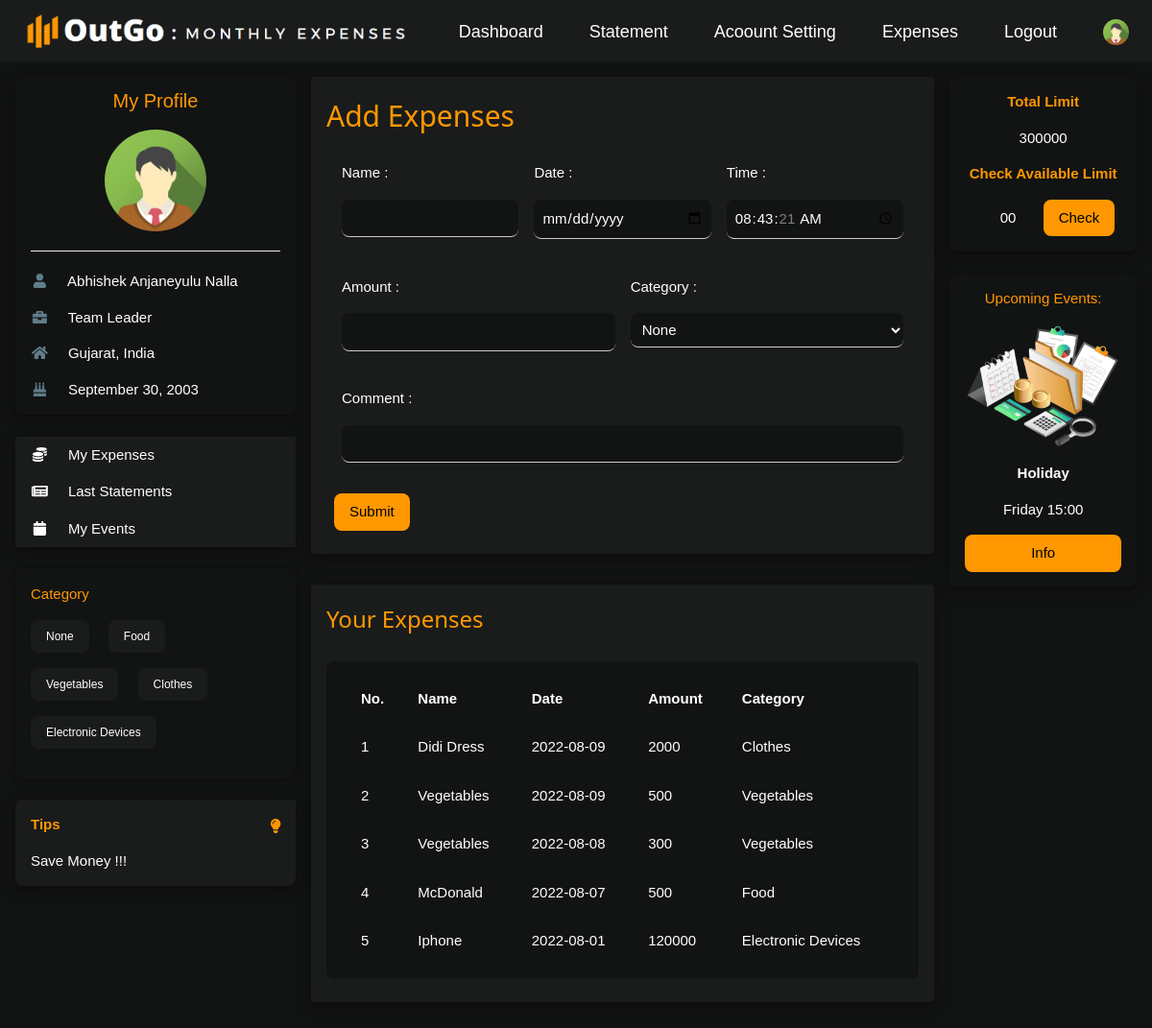
/user/dashboard.php (signed in), run on the app's committed database.
### tables this page shows
CREATE TABLE `tbl_user` (
  `u_id` int(11) NOT NULL,
  `name` varchar(255) DEFAULT NULL,
  `username` varchar(255) DEFAULT NULL,
  `email` varchar(255) NOT NULL,
  `phone_no` varchar(10) DEFAULT NULL,
  `password` varchar(100) NOT NULL,
  `dob` date DEFAULT NULL,
  `age` int(11) DEFAULT NULL,
  `job` varchar(255) DEFAULT NULL,
  `salary` int(11) DEFAULT NULL,
  `expense_limit` int(11) DEFAULT NULL,
  `address` varchar(255) DEFAULT NULL,
  `city` varchar(255) DEFAULT NULL,
  `state` varchar(255) DEFAULT NULL,
  `country` varchar(255) DEFAULT NULL,
  `bio` varchar(510) DEFAULT NULL,
  `log` int(11) NOT NULL DEFAULT 0,
  `joined_since` date DEFAULT NULL
);

CREATE TABLE `tbl_category` (
  `c_id` int(11) NOT NULL,
  `cname` varchar(255) NOT NULL,
  `createdAt` date NOT NULL
);

CREATE TABLE `tbl_expenses` (
  `e_id` int(11) NOT NULL,
  `u_id` int(11) NOT NULL,
  `ename` varchar(255) NOT NULL,
  `date` date NOT NULL,
  `time` time DEFAULT NULL,
  `amount` varchar(10) NOT NULL,
  `category` varchar(255) NOT NULL,
  `comment` varchar(255) DEFAULT NULL
);

### user/dashboard.php (the view, shortened to what this page needs)
<?php
    if(isset($_SESSION['user']))
    {
        include '../connection.php';
        $userId=$_SESSION['user'];
        $ttl_amt=0;
        $userDetails="SELECT * FROM tbl_user WHERE u_id='$userId'";
        $userDetailsResult=mysqli_query($conn,$userDetails);
        $userInfo=mysqli_fetch_assoc($userDetailsResult);
        $userName=$userInfo['name'];
        $userJob=$userInfo['job'];
        $userState=$userInfo['state'];
        $userCountry=$userInfo['country'];
        $dob=$userInfo['dob'];
        $date1=date_create($dob);
        $dob=date_format($date1,"F d, Y");
        $fetchExpenses="SELECT * FROM tbl_expenses WHERE u_id='$userId'";
        $fetchExpensesResult=mysqli_query($conn,$fetchExpenses);
        $allExpenses=mysqli_fetch_all($fetchExpensesResult,MYSQLI_ASSOC);
        foreach($allExpenses as $exp)
        {
            $amt=$exp['amount'];
            $ttl_amt=$ttl_amt+$amt;
        }
        $total_limit=$userInfo['expense_limit'];
        $limit=$total_limit-$ttl_amt;
        $fetchCategory="SELECT * FROM tbl_category";
        $fetchCategoryResult=mysqli_query($conn,$fetchCategory);
        $allCategory=mysqli_fetch_all($fetchCategoryResult,MYSQLI_ASSOC);
        ?>
<!DOCTYPE html>
<html>
<head>
    <link rel="stylesheet" href="../dj-style.css">
    <link rel="stylesheet" href="https://use.fontawesome.com/releases/v5.0.7/css/all.css">
</head>
<body class="dj-premium">
    <div class="dj-top">
        <div class="dj-bar dj-silver dj-left-align dj-large">
            <a href="#" class="dj-bar-item dj-padding-large"><img src="../images/1111.png" width="400rem"
                    height="40rem"></a>
            <a href="#" class="dj-bar-item dj-hide-small dj-right dj-padding-large dj-remove-underline"
                style="margin-top: 0.5rem;" title="My Account">
                <img src="../images/avatar.png" class="dj-circle" style="height:27px;width:27px" alt="Avatar">
            </a>
            <a href="../logout.php" class="dj-bar-item dj-hide-small dj-padding-large dj-remove-underline dj-right"
                style="margin-top: 0.5rem;" title="Logout">Logout</a>
            <a href="myexpenses.php" class="dj-bar-item dj-hide-small dj-padding-large dj-remove-underline dj-right"
                style="margin-top: 0.5rem;" title="Expenses">Expenses</a>
            <a href="#" class="dj-bar-item dj-hide-small dj-padding-large dj-remove-underline dj-right"
                style="margin-top: 0.5rem;" title="Account Settings">Acoount Setting</a>
            <a href="statement.php" class="dj-bar-item dj-hide-small dj-padding-large dj-remove-underline dj-right"
                style="margin-top: 0.5rem;" title="Statement">Statement</a>
            <a href="dashboard.php" class="dj-bar-item dj-hide-small dj-padding-large dj-remove-underline dj-right"
                style="margin-top: 0.5rem;" title="Statement">Dashboard</a>
        </div>
    </div>
    <div class="dj-container dj-content" style="max-width:1400px;margin-top:80px">
        <div class="dj-row">
            <div class="dj-col m3">
                <div class="dj-card-4 dj-round-large dj-premium dj-hover-shadow-white">
                    <div class="dj-container">
                        <h4 class="dj-center dj-text-orange"><a href="myprofile.php" style="text-decoration: none;">My
                                Profile</a></h4>
                        <p class="dj-center"><img src="../images/avatar.png" class="dj-circle"
                                style="height:106px;width:106px" alt="Avatar"></p>
                        <hr>
                        <p><i class="fa fa-user fa-fw dj-margin-right dj-text-theme"></i> <?php echo $userName; ?></p>
                        <p><i class="fa fa-briefcase fa-fw dj-margin-right dj-text-theme"></i> <?php echo $userJob; ?>
                        </p>
                        <p><i class="fa fa-home fa-fw dj-margin-right dj-text-theme"></i>
                            <?php echo "$userState, ".$userCountry; ?></p>
                        <p><i class="fa fa-birthday-cake fa-fw dj-margin-right dj-text-theme"></i> <?php echo $dob; ?>
                        </p>
                    </div>
                </div>
                <br>
                <div class="dj-card-4 dj-round-large dj-hover-shadow-white">
                    <div class="dj-silver">
                        <button onclick="myFunction('Demo1')" class="dj-button dj-block dj-left-align"><i
                                class="fa fa-coins fa-fw dj-margin-right"></i> My Expenses</button>
                        <button onclick="myFunction('Demo2')" class="dj-button dj-block dj-left-align"><i
                                class="fa fa-newspaper fa-fw dj-margin-right"></i> Last Statements</button>
                        <button onclick="myFunction('Demo3')" class="dj-button dj-block dj-left-align"><i
                                class="fa fa-calendar fa-fw dj-margin-right"></i> My Events</button>
                    </div>
                </div>
                <br>
                <div class="dj-card dj-round-large dj-premium dj-hide-small dj-hover-shadow-white">
                    <div class="dj-container">
                        <p class="dj-text-orange">Category</p>
                        <p>
                            <?php
                            foreach($allCategory as $cat)
                            {
                                $ca_name=$cat['cname'];
                            ?>
                            <span
                                class="dj-tag dj-small dj-silver dj-round-large dj-padding dj-margin-bottom dj-margin-right"><?php echo $ca_name; ?></span>
                            <?php
                            }
                            ?>
                        </p>
                    </div>
                </div>
                <br>
                <div
                    class="dj-container dj-display-container dj-round-large dj-silver dj-card-4 dj-margin-bottom dj-hide-small dj-hover-shadow-white">
                    <span onclick="this.parentElement.style.display='none'" class="dj-button dj-display-topright">
                        <i class="fa fa-lightbulb dj-text-orange" style="margin-top: 12px;"></i>
                    </span>
                    <p class="dj-text-orange"><strong>Tips</strong></p>
                    <p>Save Money !!!</p>
                </div>
            </div>
            <div class="dj-col m7">
                <div class="dj-row-padding">
                    <div class="dj-col m12">
                        <div class="dj-card-4 dj-round dj-silver dj-hover-shadow-white">
                            <div class="dj-container dj-padding dj-margin-bottom">
                                <h2 class="dj-text-orange">Add Expenses</h2>
                                <form action="" method="post">
                                    <div class="dj-row-padding">
                                        <div class="dj-third">
                                            <span class="dj-left dj-padding-16">Name :</span>
                                            <input type="text" class="dj-input dj-round-large dj-premium" name="name"
                                                required>
                                        </div>
                                        <div class="dj-third">
                                            <span class="dj-left dj-padding-16">Date :</span>
                                            <input type="date" placeholder="yyyy-mm-dd"
                                                class="dj-input dj-round-large dj-premium" name="date" required>
                                        </div>
                                        <div class="dj-third">
                                            <span class="dj-left dj-padding-16">Time :</span>
                                            <input type="time" value="<?php echo date("h:i:s");   ?>"
                                                class="dj-input dj-round-large dj-premium" name="time">
                                        </div>
                                    </div><br>
                                    <div class="dj-row-padding">
                                        <div class="dj-half">
                                            <span class="dj-left dj-padding-16">Amount :</span>
                                            <input type="number" class="dj-input dj-round-large dj-premium"
                                                name="amount" required>
                                        </div>
                                        <div class="dj-half">
                                            <span class="dj-left dj-padding-16">Category :</span>
                                            <select class="dj-input dj-round-large dj-premium" name="category" required>
                                                <?php
                                                foreach($allCategory as $cat)
                                                {
                                                    $cname=$cat['cname'];
                                                ?>
                                                <option value="<?php echo $cname; ?>"><?php echo $cname; ?></option>
                                                <?php
                                                }
                                                ?>
                                            </select>
                                        </div>
                                        <div class="dj-row-padding">
                                            <br>
                                            <span class="dj-left dj-padding-16">Comment :</span>
                                            <input type="text" class="dj-input dj-round-large dj-premium" name="comment"
                                                required>
                                        </div>
                                        <button name="btnaddexpen"
                                            class="dj-margin-top-32 dj-margin-bottom dj-button dj-orange dj-round-large">Submit</button>
                                </form>
                            </div>
                        </div>
                    </div>
                </div>
            </div>
            <div class="dj-card-4 dj-round dj-silver dj-hover-shadow-white dj-margin">
                <div class="dj-container dj-padding dj-margin-bottom">
                    <h3 class="dj-text-orange">Your Expenses</h3>
                    <table
                        class="dj-premium dj-margin-top dj-padding dj-round-large dj-hover-shadow-white dj-margin-bottom dj-left"
                        cellpadding="8" cellspacing="12" style="width:100% ;">
                        <tr style="text-align: left;">
                            <th>No.</th>
                            <th>Name</th>
                            <th>Date</th>
                            <th>Amount</th>
                            <th>Category</th>
                        </tr>
                        <?php
                                        $fetchTransaction="SELECT * FROM tbl_expenses WHERE u_id='$userId' ORDER BY date DESC LIMIT 7";
                                        $fetchTransactionResult=mysqli_query($conn,$fetchTransaction);
                                        $allTransaction=mysqli_fetch_all($fetchTransactionResult,MYSQLI_ASSOC);
                                        foreach($allTransaction as $transactionresult)
                                        {
                                            $index++;
                                    ?>
                        <tr>
                            <td><?php echo $index; ?></td>
                            <td><?php echo $transactionresult['ename']; ?></td>
                            <td><?php echo $transactionresult['date']; ?></td>
                            <td><?php echo $transactionresult['amount']; ?></td>
                            <td><?php echo $transactionresult['category']; ?></td>
                        </tr>
                        <?php
                                        }
                                    ?>
                    </table>
                </div>
            </div>
        </div>
        <div class="dj-col m2">
            <div class="dj-card-4 dj-round-large dj-premium dj-center dj-hover-shadow-white">
                <div class="dj-container">
                    <p class="dj-text-orange"><b>Total Limit</b></p>
                    <p><?php echo $total_limit; ?></p>
                    <p class="dj-text-orange"><b>Check Available Limit</b></p>
                    <div class="dj-row-padding dj-margin-bottom">
                        <?php
                        if(isset($_REQUEST['btnCheck']))
                        {
                        ?>
                        <div class="dj-half">
                            <button class="dj-padding dj-premium dj-round-large"
                                style="border: none;"><?php echo $limit; ?></button>
                        </div>
                        <?php
                        }
                        else
                        {
                        ?>
                        <div class="dj-half">
                            <button class="dj-padding dj-premium dj-round-large" style="border: none;">00</button>
                        </div>
                        <?php
                        }
                        ?>
                        <form action="" method="post">
                            <div class="dj-half">
                                <button name="btnCheck" class="dj-button dj-orange dj-round-large">Check</button>
                            </div>
                        </form>
                    </div>
                </div>
            </div>
            <br>
            <div class="dj-card-4 dj-round-large dj-premium dj-center dj-hover-shadow-white">
                <div class="dj-container">
                    <p class="dj-text-orange">Upcoming Events:</p>
                    <img src="../images/f1.png" alt="Forest" style="width:100%;">
                    <p><strong>Holiday</strong></p>
                    <p>Friday 15:00</p>
                    <p><button class="dj-button dj-block dj-orange dj-round-large">Info</button></p>
                </div>
            </div>
        </div>
    </div>
    <br>
</body>
</html>
<?php
}
else
{
	header("location: ../login.php");
}
?>

### data on the page
tbl_user: name "Abhishek Anjaneyulu Nalla", job "Team Leader", state "Gujarat", country "India", dob "September 30, 2003", expense_limit "300000"
tbl_category: cname "None"
tbl_category: cname "Food"
tbl_category: cname "Vegetables"
tbl_category: cname "Clothes"
tbl_category: cname "Electronic Devices"
tbl_expenses: ename "Didi Dress", date "2022-08-09", amount "2000", category "Clothes"
tbl_expenses: ename "Vegetables", date "2022-08-09", amount "500", category "Vegetables"
tbl_expenses: ename "Vegetables", date "2022-08-08", amount "300", category "Vegetables"
tbl_expenses: ename "McDonald", date "2022-08-07", amount "500", category "Food"
tbl_expenses: ename "Iphone", date "2022-08-01", amount "120000", category "Electronic Devices"

### other printed values
form field category "None"
